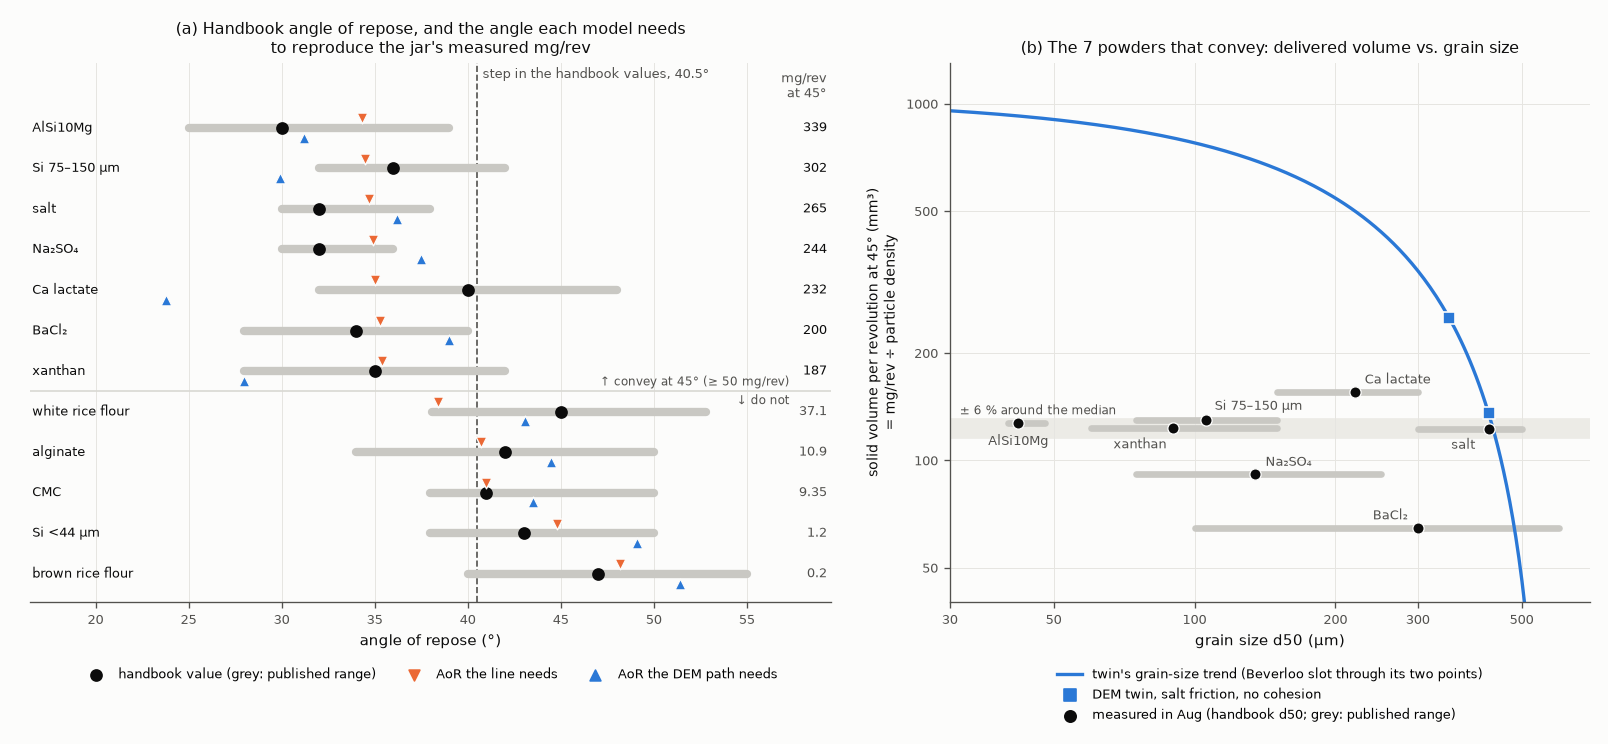

Recreate this plot in Python.
"""Same-jar measurements for Sam's battery powders: what the models predict before the lab measures the jars.

Sterling on #196 (4 Nov 2026): "so basically, run real experiments instead of relying on literature values".
This script puts numbers on that, from the data and runs already in this folder (no new simulation):

1. How blurred the handbook angles of repose (AoR) are, against the step in the dosing data.
2. Predictions written down now, to be checked once the AoR is measured on each jar: which side of the step,
   the AoR each model needs to reproduce the jar's measured mg/rev, and the pass/fail criteria.
3. Solid volume per revolution of the powders that convey, against the twin's grain-size effect. This is why the
   jars' PSDs and the as-printed exit matter for the simulations.
4. Predictions for a powder that has never been dosed, from its measured AoR and particle density (a prospective
   test that no fit can have seen).

Reads data/, doser_path.json and aor_path.json (through predict.py) and coarse_graining_check.json. Writes
same_jar_predictions.json, same_jar_tables.md and same_jar.png.

usage: /tmp/venv/bin/python same_jar.py               # analysis, tables, figure
       /tmp/venv/bin/python same_jar.py new 33 2.70   # never-dosed powder: measured AoR (deg), particle density (g/cm3)
"""
from __future__ import annotations

import json
import math
import os
import sys

import numpy as np
from scipy import stats

HERE = os.path.dirname(os.path.abspath(__file__))
sys.path.insert(0, HERE)
import predict as P  # noqa: E402

ANNULUS_MM = 1.07          # twin's exit: core-tip annulus, r = 0.43 to 1.5 mm (run 24, #180 CAD)
THRESH = P.FLOW_THRESHOLD  # 50 mg/rev at 45 deg: conveys / does not convey
SHORT = {"alsi10mg": "AlSi10Mg", "silicon-110-200": "Si 75–150 µm", "sodium-sulfate": "Na₂SO₄",
         "calcium-lactate": "Ca lactate", "barium-chloride": "BaCl₂", "xanthan-gum": "xanthan",
         "salt": "salt", "carboxymethyl-cellulose": "CMC", "white-rice-flour": "white rice flour",
         "sodium-alginate": "alginate", "brown-rice-flour": "brown rice flour", "silicon-325": "Si <44 µm",
         "fumed-silica": "fumed silica"}


def load():
    powders = P.load_powders()
    doser = json.load(open(os.path.join(HERE, "doser_path.json")))
    aor = [r for r in json.load(open(os.path.join(HERE, "aor_path.json"))) if r.get("rc") == 0 and "angle_iso_deg" in r]
    chain = P.DemChain(doser, aor)
    d50 = {}
    for r in P.read_csv("literature_powder_properties_long.csv"):
        if r["property"] == "d50":
            d50[r["powder_id"]] = (P.fnum(r["range_low"]), P.fnum(r["range_high"]))
    fumed = next(r for r in P.read_csv("rate_summary.csv") if r["powder_id"] == "fumed-silica")
    return powders, chain, d50, fumed

# ------------------------------------------------------------------------------ 1. handbook spread


def handbook_spread(powders):
    """Published AoR ranges read as the uncertainty in each jar's AoR: uniform within the range (SD = width/sqrt 12),
    or the range taken as +-2 SD (SD = width/4)."""
    w = np.array([p["aor_hi"] - p["aor_lo"] for p in powders])
    a = np.array([p["aor"] for p in powders])
    y = np.array([P.logy(p["mg_rev"]["45"]) for p in powders])
    flows = np.array([p["mg_rev"]["45"] >= THRESH for p in powders])
    step = 0.5 * (a[flows].max() + a[~flows].min()) if a[flows].max() < a[~flows].min() else None
    straddle = [p["powder_id"] for p in powders if step is not None and p["aor_lo"] < step < p["aor_hi"]]
    out = {"range_width_deg": {p["powder_id"]: round(float(x), 1) for p, x in zip(powders, w)},
           "width_min_max_median": [float(w.min()), float(w.max()), float(np.median(w))],
           "rms_sd_uniform_deg": round(float(np.sqrt(np.mean(w ** 2 / 12))), 2),
           "rms_sd_2sigma_deg": round(float(np.sqrt(np.mean((w / 4) ** 2))), 2),
           "step_deg": step, "ranges_straddling_step": straddle,
           "aor_conveying": sorted(a[flows].tolist()), "aor_not_conveying": sorted(a[~flows].tolist())}
    # regression dilution: share of the handbook AoR variance that is spread, not difference between powders
    r = float(np.corrcoef(a, y)[0, 1])
    var_a = float(np.var(a, ddof=1))
    for lab in ("uniform", "2sigma"):
        ve = out[f"rms_sd_{lab}_deg"] ** 2
        lam = (var_a - ve) / var_a
        out[f"reliability_{lab}"] = round(lam, 2)
        # residual variance left after removing the spread, as a fraction of var(log mg/rev): 1 - r^2/lambda
        out[f"residual_share_after_spread_{lab}"] = round(1 - r * r / lam, 2)
    out["pearson_r_aor_log_mg_rev_45"] = round(r, 3)
    out["var_handbook_aor_deg2"] = round(var_a, 1)
    return out

# ------------------------------------------------------------------- 2. predictions for the jars


def inverse_all12(powders, chain):
    """Inverse models fitted on all 12 powders: the AoR each model needs to reproduce a jar's measured mg/rev."""
    a = np.array([p["aor"] for p in powders])
    y45 = np.array([P.logy(p["mg_rev"]["45"]) for p in powders])
    b = P.ols(y45, a)
    resid = a - (b[0] + b[1] * y45)
    _, inv, _ = P.inverse(powders, chain)            # inv["inv_dem_noshift"]: DEM path, both tilts, no offset
    a_dem = inv["inv_dem_noshift"]
    off = float(np.mean(a - a_dem))
    # LOPO scores against the handbook values, for the record (same as predict.py)
    lopo_line = np.array([P.ols(np.delete(y45, i), np.delete(a, i)) @ [1, y45[i]] for i in range(len(a))])
    return {"line": {"a_deg": round(float(b[0]), 3), "b_deg_per_decade": round(float(b[1]), 3),
                     "in_sample_rmse_deg": round(float(np.sqrt(np.mean(resid ** 2))), 2),
                     "lopo_rmse_deg": round(float(np.sqrt(np.mean((lopo_line - a) ** 2))), 2)},
            "dem_offset_deg": round(off, 2),
            "per_powder": {p["powder_id"]: {"line": round(float(b[0] + b[1] * yy), 1), "dem": round(float(ad + off), 1)}
                           for p, yy, ad in zip(powders, y45, a_dem)}}


def jar_predictions(powders, chain, fumed, spread, invm):
    rows = []
    step = spread["step_deg"]
    for p in sorted(powders, key=lambda q: -q["mg_rev"]["45"]):
        pid = p["powder_id"]
        rows.append({"powder_id": pid, "display": SHORT[pid], "aor_handbook": p["aor"],
                     "aor_range": [p["aor_lo"], p["aor_hi"]], "mg_rev_45_aug": p["mg_rev"]["45"],
                     "mg_rev_22p5_aug": p["mg_rev"]["22p5"],
                     "side_of_step": "below" if p["mg_rev"]["45"] >= THRESH else "above",
                     "aor_line": invm["per_powder"][pid]["line"], "aor_dem": invm["per_powder"][pid]["dem"]})
    # fumed silica: no handbook properties; its 45 deg value (5.6 mg/rev) is under the run's 6.1 mg noise floor
    nf = P.fnum(fumed["noise_floor_mg"])
    b0, b1 = invm["line"]["a_deg"], invm["line"]["b_deg_per_decade"]
    rows.append({"powder_id": "fumed-silica", "display": SHORT["fumed-silica"], "aor_handbook": None, "aor_range": None,
                 "mg_rev_45_aug": P.fnum(fumed["mg_rev_tilt45deg"]), "mg_rev_22p5_aug": P.fnum(fumed["mg_rev_tilt22p5deg"]),
                 "qc_verdict": fumed["qc_verdict"], "noise_floor_mg": nf, "side_of_step": "above",
                 "aor_line": f"≥ {b0 + b1 * math.log10(nf):.1f}", "aor_dem": None})
    conv = [r for r in rows if r["side_of_step"] == "below"]
    criteria = {
        "C1_step": "One AoR threshold separates the jars that convey at 45° (≥ 50 mg/rev: " +
                   ", ".join(r["display"] for r in conv) + ") from the rest, fumed silica included (13 of 13).",
        "C2_rank": "The Spearman ρ between the jars' measured AoR and log10 mg/rev at 45° (the 12 jars with August data "
                   "above the floor) is at least as strong as with the handbook values: ρ ≤ −0.84.",
        "C3_inverse": "The line AoR = %.2f − %.2f log10(mg/rev at 45°), fitted on the handbook values, predicts the jars' "
                      "measured AoR with RMSE below %.1f° once one common offset (the difference between methods) is "
                      "removed; refitted leave-one-jar-out on the measured values, also below %.1f°." %
                      (b0, abs(b1), invm["line"]["lopo_rmse_deg"], invm["line"]["lopo_rmse_deg"]),
        "C4_dem_within_conveying": "Among the 7 jars that convey, the measured AoR rises with the DEM path's value "
                                   "(Spearman ρ ≥ +0.71, one-sided p < 0.05 for 7 jars). The DEM reads their spread in "
                                   "solid volume per revolution as a spread in friction; the line reads it as noise "
                                   "(it puts all 7 at 34–35.5°).",
    }
    return rows, criteria

# ------------------------------------------------------------------ 3. solid volume per revolution


def solid_volume(powders, d50):
    cg = json.load(open(os.path.join(HERE, "coarse_graining_check.json")))
    conv = [p for p in powders if p["mg_rev"]["45"] >= THRESH]
    v = {p["powder_id"]: p["mg_rev"]["45"] / (p["rho_p"] / 1000.0) for p in conv}       # mm3 of solid per rev
    vb = {p["powder_id"]: p["mg_rev"]["45"] / (p["rho_b"] / 1000.0) for p in conv}      # mm3 of handbook bulk per rev
    vals = np.array(list(v.values()))
    med = float(np.median(vals))
    cluster = sorted((k for k, x in v.items() if abs(x / med - 1) <= 0.06), key=lambda k: v[k])
    twin = {d: cg[f"d45_P1{s}"]["0.25-0.49"] / (P.RHO_SALT / 1000.0) for d, s in ((0.425, ""), (0.35, "_d035"))}
    # Beverloo slot through the annulus, (b - k d)^1.5, with k chosen to pass through the twin's two grain sizes
    ratio = twin[0.35] / twin[0.425]
    rr = ratio ** (1 / 1.5)
    k = (rr - 1) * ANNULUS_MM / (rr * 0.425 - 0.35)
    bev = lambda d_mm: twin[0.425] * (max(ANNULUS_MM - k * d_mm, 0) / (ANNULUS_MM - k * 0.425)) ** 1.5
    grains = {p["powder_id"]: [round(ANNULUS_MM * 1000 / d50[p["powder_id"]][1], 1), round(ANNULUS_MM * 1000 / p["d50_um"], 1),
                               round(ANNULUS_MM * 1000 / d50[p["powder_id"]][0], 1)] for p in powders}
    return {"solid_mm3_per_rev_45": {k_: round(x, 1) for k_, x in v.items()},
            "handbook_bulk_mm3_per_rev_45": {k_: round(x, 1) for k_, x in vb.items()},
            "median_mm3": round(med, 1), "cv_solid": round(float(np.std(vals, ddof=1) / np.mean(vals)), 3),
            "cv_bulk": round(float(np.std(list(vb.values()), ddof=1) / np.mean(list(vb.values()))), 3),
            "within_6pct_of_median": cluster,
            "spearman_solid_volume_vs_d50": round(float(stats.spearmanr([v[p["powder_id"]] for p in conv],
                                                                         [p["d50_um"] for p in conv])[0]), 3),
            "twin_solid_mm3_per_rev_45": {str(d): round(x, 1) for d, x in twin.items()},
            "twin_ratio_0p35_over_0p425": round(ratio, 3),
            "beverloo_k_through_twin": round(k, 3),
            "beverloo_through_twin_mm3": {str(d): round(bev(d), 1) for d in (0.042, 0.09, 0.106, 0.2, 0.3, 0.425, 0.5)},
            "grains_across_annulus_coarse_best_fine": grains}, bev

# --------------------------------------------------------------- 4. a powder that was never dosed


def fit_all12(powders, chain):
    a = np.array([p["aor"] for p in powders])
    fits = {}
    for key in P.TILTS:
        y = np.array([P.logy(p["mg_rev"][key]) for p in powders])
        b = P.ols(a, y)
        shifts = np.arange(-10.0, 15.01, 0.25)
        sse = [np.sum((np.array([chain.predict(p, key, shift=s)[0] for p in powders]) - y) ** 2) for s in shifts]
        fits[key] = {"line": [float(b[0]), float(b[1])], "dem_shift": float(shifts[int(np.argmin(sse))]),
                     "iso": P.isotonic_decreasing(a, y)}
    return fits


def new_powder(aor_deg, rho_g_cm3, powders, chain, fits=None, solid_mm3=None):
    fits = fits or fit_all12(powders, chain)
    p = {"aor": aor_deg, "rho_p": rho_g_cm3 * 1000.0}
    out = {}
    for key, f in fits.items():
        out[key] = {"line_mg_rev": round(10 ** (f["line"][0] + f["line"][1] * aor_deg), 1),
                    "monotone_mg_rev": round(10 ** f["iso"](aor_deg), 1),
                    "dem_chain_mg_rev": round(10 ** chain.predict(p, key, shift=f["dem_shift"])[0], 1),
                    "dem_offset_deg": f["dem_shift"]}
    if solid_mm3:
        out["45"]["if_it_conveys_solid_volume_rule_mg_rev"] = round(solid_mm3 * rho_g_cm3, 0)
    return out

# ----------------------------------------------------------------------------------------- outputs


def figure(powders, rows, spread, sv, bev, d50):
    import matplotlib
    matplotlib.use("Agg")
    import matplotlib.pyplot as plt
    import ligcommon as L
    BLUE, ORANGE, AQUA = "#2a78d6", "#eb6834", "#1baf7a"
    from matplotlib.ticker import FixedLocator, FixedFormatter, NullLocator
    fig, axs = plt.subplots(1, 2, figsize=(13.4, 6.2), gridspec_kw={"width_ratios": [1.25, 1]})
    fig.patch.set_facecolor(L.SURF)
    # (a) handbook ranges vs the step, and where each model puts each jar
    ax = axs[0]
    ax.set_facecolor(L.SURF)
    step = spread["step_deg"]
    rr = [r for r in rows if r["aor_range"] is not None]
    n = len(rr)
    n_conv = sum(r["side_of_step"] == "below" for r in rr)
    ax.axvline(step, color=L.INK2, lw=1, ls="--", zorder=1)
    ax.text(step + 0.3, n + 0.5, f"step in the handbook values, {step:g}°", fontsize=7.5, color=L.INK2, va="top")
    for i, r in enumerate(rr):
        yy = n - 1 - i
        conv = r["side_of_step"] == "below"
        ax.plot(r["aor_range"], [yy, yy], color="#c9c8c3", lw=5, solid_capstyle="round", zorder=1)
        ax.scatter([r["aor_handbook"]], [yy], s=44, color=L.INK, zorder=3)
        ax.scatter([r["aor_line"]], [yy + 0.24], s=42, marker="v", color=ORANGE, edgecolor=L.SURF, lw=0.8, zorder=4)
        ax.scatter([r["aor_dem"]], [yy - 0.24], s=42, marker="^", color=BLUE, edgecolor=L.SURF, lw=0.8, zorder=4)
        ax.text(16.6, yy, f"{r['display']}", fontsize=8, color=L.INK, va="center", ha="left")
        ax.text(59.3, yy, f"{r['mg_rev_45_aug']:.3g}", fontsize=8, color=L.INK if conv else L.INK2, va="center", ha="right")
    ax.text(59.3, n - 0.35, "mg/rev\nat 45°", fontsize=7.5, color=L.INK2, ha="right", va="bottom")
    ysep = n - n_conv - 0.5
    ax.axhline(ysep, color="#d9d8d3", lw=1)
    ax.text(57.3, ysep + 0.07, "↑ convey at 45° (≥ 50 mg/rev)", fontsize=7, color=L.INK2, va="bottom", ha="right")
    ax.text(57.3, ysep - 0.07, "↓ do not", fontsize=7, color=L.INK2, va="top", ha="right")
    ax.set_xlim(16.5, 59.5)
    ax.set_ylim(-0.7, n + 0.6)
    ax.set_yticks([])
    ax.xaxis.set_major_locator(FixedLocator([20, 25, 30, 35, 40, 45, 50, 55]))
    ax.set_xlabel("angle of repose (°)", fontsize=9, color=L.INK)
    ax.scatter([], [], s=44, color=L.INK, label="handbook value (grey: published range)")
    ax.scatter([], [], s=42, marker="v", color=ORANGE, label="AoR the line needs")
    ax.scatter([], [], s=42, marker="^", color=BLUE, label="AoR the DEM path needs")
    ax.legend(loc="upper center", fontsize=7.5, frameon=False, ncol=3, bbox_to_anchor=(0.5, -0.1))
    ax.set_title("(a) Handbook angle of repose, and the angle each model needs\nto reproduce the jar's measured mg/rev",
                 fontsize=9.5, color=L.INK)
    L.style_axes(ax)
    for s_ in ("left", "right", "top"):
        ax.spines[s_].set_visible(False)
    # (b) solid volume per revolution of the powders that convey, against grain size
    ax = axs[1]
    ax.set_facecolor(L.SURF)
    conv = [p for p in powders if p["mg_rev"]["45"] >= THRESH]
    dd = np.geomspace(30, 600, 200)
    ax.plot(dd, [bev(d / 1000) for d in dd], color=BLUE, lw=2, zorder=2,
            label="twin's grain-size trend (Beverloo slot through its two points)")
    for d, v in sv["twin_solid_mm3_per_rev_45"].items():
        ax.scatter([float(d) * 1000], [v], s=60, marker="s", color=BLUE, edgecolor=L.SURF, lw=1, zorder=4)
    ax.scatter([], [], s=60, marker="s", color=BLUE, label="DEM twin, salt friction, no cohesion")
    offs = {"alsi10mg": (0, -13, "center"), "xanthan-gum": (-4, -12, "right"), "silicon-110-200": (5, 6, "left"),
            "salt": (-8, -12, "right"), "calcium-lactate": (6, 5, "left"), "sodium-sulfate": (6, 5, "left"),
            "barium-chloride": (-6, 5, "right")}
    for p in conv:
        lo, hi = d50[p["powder_id"]]
        v = sv["solid_mm3_per_rev_45"][p["powder_id"]]
        ax.plot([lo, hi], [v, v], color="#c9c8c3", lw=4, solid_capstyle="round", zorder=1)
        ax.scatter([p["d50_um"]], [v], s=46, color=L.INK, edgecolor=L.SURF, lw=0.8, zorder=3)
        dx, dy, ha = offs.get(p["powder_id"], (6, 5, "left"))
        ax.annotate(SHORT[p["powder_id"]], (p["d50_um"], v), textcoords="offset points", xytext=(dx, dy), fontsize=7.5,
                    color=L.INK2, ha=ha)
    ax.scatter([], [], s=46, color=L.INK, label="measured in Aug (handbook d50; grey: published range)")
    ax.axhspan(sv["median_mm3"] * 0.94, sv["median_mm3"] * 1.06, color="#ecebe6", zorder=0)
    ax.text(31.5, sv["median_mm3"] * 1.075, "± 6 % around the median", fontsize=7, color=L.INK2, va="bottom")
    ax.set_xscale("log")
    ax.set_yscale("log")
    ax.set_xlim(30, 700)
    ax.set_ylim(40, 1300)
    for axis, ticks in ((ax.xaxis, [30, 50, 100, 200, 300, 500]), (ax.yaxis, [50, 100, 200, 500, 1000])):
        axis.set_major_locator(FixedLocator(ticks))
        axis.set_major_formatter(FixedFormatter([f"{t:g}" for t in ticks]))
        axis.set_minor_locator(NullLocator())
    ax.set_xlabel("grain size d50 (µm)", fontsize=9, color=L.INK)
    ax.set_ylabel("solid volume per revolution at 45° (mm³)\n= mg/rev ÷ particle density", fontsize=8.5, color=L.INK)
    ax.legend(loc="upper center", fontsize=7.5, frameon=False, ncol=1, bbox_to_anchor=(0.5, -0.1))
    ax.set_title("(b) The 7 powders that convey: delivered volume vs. grain size", fontsize=9.5, color=L.INK)
    L.style_axes(ax)
    fig.tight_layout()
    fig.savefig(os.path.join(HERE, "same_jar.png"), dpi=120, facecolor=L.SURF)
    plt.close(fig)


def tables(rows, criteria, spread, invm, sv, example, d50_best):
    b1 = invm["line"]["b_deg_per_decade"]
    L_ = ["### Predictions for each jar, written before the jars are measured\n",
          f"Line: AoR = {invm['line']['a_deg']:.2f} {'−' if b1 < 0 else '+'} {abs(b1):.2f} × log<sub>10</sub>(mg/rev at 45°), "
          f"fitted on the 12 handbook values (in-sample RMSE {invm['line']['in_sample_rmse_deg']}°, leave-one-out "
          f"{invm['line']['lopo_rmse_deg']}°). DEM: the path position that reproduces the jar's mg/rev at 45° and 22.5° "
          f"(density-corrected), its DEM repose angle plus the mean offset {invm['dem_offset_deg']:+.2f}°. "
          "Both are on the handbook scale; a different AoR method on the jars shifts every value by about the same amount.\n",
          "| jar | handbook AoR (range) | mg/rev at 45°, Aug | side of the step | AoR, line | AoR, DEM path |",
          "|---|---|---|---|---|---|"]
    for r in rows:
        hb = "–" if r["aor_range"] is None else f"{r['aor_handbook']:g}° ({r['aor_range'][0]:g}–{r['aor_range'][1]:g})"
        mg = f"{r['mg_rev_45_aug']:.3g}" + (" (under the 6.1 mg noise floor)" if r["powder_id"] == "fumed-silica" else "")
        L_.append(f"| {r['display']} | {hb} | {mg} | {r['side_of_step']} | {r['aor_line']}° | "
                  f"{'–' if r['aor_dem'] is None else str(r['aor_dem']) + '°'} |")
    L_ += ["", "**Criteria**\n"] + [f"* **{k.split('_')[0]}** {v}" for k, v in criteria.items()]
    L_ += ["", "### Handbook spread\n",
           f"Published AoR ranges are {spread['width_min_max_median'][0]:g}–{spread['width_min_max_median'][1]:g}° wide "
           f"(median {spread['width_min_max_median'][2]:g}°). Read as the uncertainty in each jar's AoR, that is "
           f"{spread['rms_sd_2sigma_deg']}–{spread['rms_sd_uniform_deg']}° RMS (range = ±2 SD, or uniform). "
           f"{len(spread['ranges_straddling_step'])} of 12 ranges straddle the {spread['step_deg']:g}° step. "
           f"Of the handbook AoR's variance across the 12 powders ({spread['var_handbook_aor_deg2']} deg²), "
           f"{100 * (1 - spread['reliability_2sigma']):.0f}–{100 * (1 - spread['reliability_uniform']):.0f} % would be "
           f"that spread (reliability {spread['reliability_uniform']}–{spread['reliability_2sigma']}). "
           "Correcting the linear AoR trend for that spread (errors in variables) leaves a residual share of the "
           f"scatter of {spread['residual_share_after_spread_uniform']:.2f} to {abs(spread['residual_share_after_spread_2sigma']):.2f}, "
           "i.e. nothing: the spread alone can account for all of it. (n = 12, and the trend is closer to a step than a "
           "line, so read this as \"the handbook data cannot rule out a near-perfect relation\", not as proof of one.)\n",
           "### Solid volume per revolution, the 7 powders that convey (45°, 30 rpm)\n",
           "| powder | mg/rev | ÷ particle density (mm³ solid) | ÷ handbook bulk density (mm³ bulk) | handbook d50 (µm) | grains across the 1.07 mm annulus (coarse–best–fine) |",
           "|---|---|---|---|---|---|"]
    for pid, v in sorted(sv["solid_mm3_per_rev_45"].items(), key=lambda kv: kv[1]):
        r = next(x for x in rows if x["powder_id"] == pid)
        g = sv["grains_across_annulus_coarse_best_fine"][pid]
        L_.append(f"| {r['display']} | {r['mg_rev_45_aug']:.0f} | {v:.0f} | {sv['handbook_bulk_mm3_per_rev_45'][pid]:.0f} | "
                  f"{d50_best[pid]:g} | {g[0]:g}–{g[1]:g}–{g[2]:g} |")
    L_ += ["", f"CV {100 * sv['cv_solid']:.0f} % by particle density, {100 * sv['cv_bulk']:.0f} % by handbook bulk density. "
           f"Within 6 % of the median ({sv['median_mm3']:g} mm³): " + ", ".join(SHORT[k] for k in sv["within_6pct_of_median"]) +
           f". The twin without cohesion: {sv['twin_solid_mm3_per_rev_45']['0.425']:g} mm³ at 0.425 mm and "
           f"{sv['twin_solid_mm3_per_rev_45']['0.35']:g} mm³ at 0.35 mm ({sv['twin_ratio_0p35_over_0p425']}×); a Beverloo slot "
           f"through those two points (k = {sv['beverloo_k_through_twin']}) gives "
           f"{sv['beverloo_through_twin_mm3']['0.042']:g} mm³ at 42 µm.\n",
           "### A powder that has never been dosed\n",
           f"`python same_jar.py new <AoR> <particle density>`, models fitted on all 12. Example, AoR {example['aor']}°, "
           f"{example['rho']} g/cm³ (mg/rev):\n", "```", json.dumps(example["pred"], indent=1), "```", ""]
    with open(os.path.join(HERE, "same_jar_tables.md"), "w") as f:
        f.write("\n".join(L_) + "\n")


def main():
    powders, chain, d50, fumed = load()
    if len(sys.argv) >= 4 and sys.argv[1] == "new":
        sv, _ = solid_volume(powders, d50)
        print(json.dumps(new_powder(float(sys.argv[2]), float(sys.argv[3]), powders, chain, solid_mm3=sv["median_mm3"]), indent=1))
        return
    spread = handbook_spread(powders)
    invm = inverse_all12(powders, chain)
    rows, criteria = jar_predictions(powders, chain, fumed, spread, invm)
    sv, bev = solid_volume(powders, d50)
    fits = fit_all12(powders, chain)
    example = {"aor": 32.0, "rho": 2.70,
               "pred": new_powder(32.0, 2.70, powders, chain, fits=fits, solid_mm3=sv["median_mm3"])}
    out = {"written": "2026-11-04, before any same-jar measurement",
           "source_data": "data/ (Sam's battery @ 963fdba, #163 handbook values @ e7b7964); doser_path.json, aor_path.json",
           "handbook_spread": spread, "inverse_models_all12": {k: v for k, v in invm.items() if k != "per_powder"},
           "jar_predictions": rows, "criteria": criteria, "solid_volume": sv,
           "never_dosed_example": example,
           "dem_offsets_all12_deg": {k: f["dem_shift"] for k, f in fits.items()},
           "line_all12_log10_mg_rev": {k: f["line"] for k, f in fits.items()}}
    with open(os.path.join(HERE, "same_jar_predictions.json"), "w") as f:
        json.dump(out, f, indent=1, default=float)
    tables(rows, criteria, spread, invm, sv, example, {p["powder_id"]: p["d50_um"] for p in powders})
    figure(powders, rows, spread, sv, bev, d50)
    print(json.dumps({k: out[k] for k in ("handbook_spread", "inverse_models_all12", "criteria")}, indent=1))
    print(json.dumps({k: v for k, v in sv.items() if k != "grains_across_annulus_coarse_best_fine"}, indent=1))
    print(json.dumps(example, indent=1))


if __name__ == "__main__":
    main()
